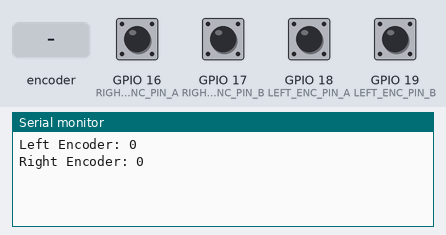
A sketch run on a simulated ESP32. Parts: the last lines printed to the serial monitor. The test bench sets the inputs (shaded band); at power-on: GPIO 16 (RIGHT_ENC_PIN_A), GPIO 17 (RIGHT_ENC_PIN_B), GPIO 18 (LEFT_ENC_PIN_A), GPIO 19 (LEFT_ENC_PIN_B) HIGH.

Above: at 1.2 s.
1.3 s: rotary encoder on GPIO 16 (RIGHT_ENC_PIN_A) / GPIO 19 (LEFT_ENC_PIN_B) turned 1 step (first pin leading)
At 2.9 s:
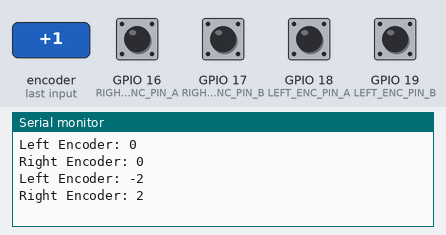
3.0 s: GPIO 17 (RIGHT_ENC_PIN_B) pulled LOW for 3.2 s
At 5.0 s:
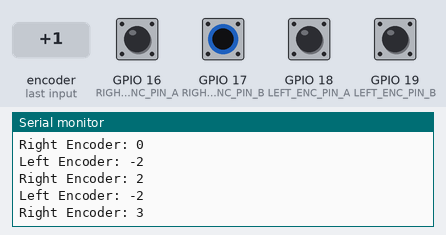
7.7 s: GPIO 18 (LEFT_ENC_PIN_A) pulled LOW for 1 s
Timing chart, 0 to 10.7 s (numbered marks = the images above; inputs shaded):
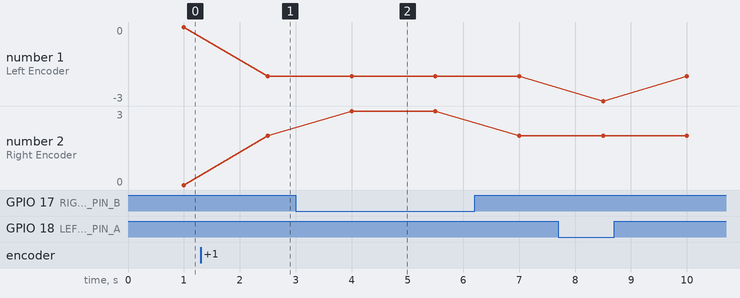

Measured:
- after the input at 1.3 s, the serial monitor: prints a new line after 1.2 s (image 1)
- after the input at 3.0 s, the serial monitor: prints a new line after 1.0 s (image 2)
- plotted number 1: 0 → -2 after the input at 1.3 s
- plotted number 2: 0 → 2 after the input at 1.3 s

The sketch:

encoder.ino
```cpp
#include <Arduino.h>

#define LEFT_ENC_PIN_A 18  // GPIO16
#define LEFT_ENC_PIN_B 19  // GPIO17
#define RIGHT_ENC_PIN_A 16 // GPIO18
#define RIGHT_ENC_PIN_B 17 // GPIO19

// Prototype Functions
long readEncoder(int i);
void resetEncoder(int i);
void resetEncoders();

volatile long left_enc_pos = 0L;
volatile long right_enc_pos = 0L;

// Encoder lookup table
static const int8_t ENC_STATES[] = {
  0,  1, -1,  0,
 -1,  0,  0,  1,
  1,  0,  0, -1,
  0, -1,  1,  0
};

// ISR for LEFT encoder
void IRAM_ATTR leftEncoderISR() {
  static uint8_t enc_last = 0;
  enc_last <<= 2; // Shift previous state two places
  enc_last |= ((digitalRead(LEFT_ENC_PIN_A) << 1) | digitalRead(LEFT_ENC_PIN_B)); // Read the current state
  left_enc_pos += ENC_STATES[(enc_last & 0x0F)];
}

// ISR for RIGHT encoder
void IRAM_ATTR rightEncoderISR() {
  static uint8_t enc_last = 0;
  enc_last <<= 2; // Shift previous state two places
  enc_last |= ((digitalRead(RIGHT_ENC_PIN_A) << 1) | digitalRead(RIGHT_ENC_PIN_B)); // Read the current state
  right_enc_pos += ENC_STATES[(enc_last & 0x0F)];
}

// Wrap the encoder reading function
long readEncoder(int i) {
  if (i == 0) return left_enc_pos; // LEFT encoder
  else return right_enc_pos; // RIGHT encoder
}

// Wrap the encoder reset function
void resetEncoder(int i) {
  if (i == 0) {
    left_enc_pos = 0L;
  } else {
    right_enc_pos = 0L;
  }
}

// Reset both encoders
void resetEncoders() {
  resetEncoder(0);
  resetEncoder(1);
}

void setup() {
  // Configure encoder pins
  pinMode(LEFT_ENC_PIN_A, INPUT_PULLUP);
  pinMode(LEFT_ENC_PIN_B, INPUT_PULLUP);
  pinMode(RIGHT_ENC_PIN_A, INPUT_PULLUP);
  pinMode(RIGHT_ENC_PIN_B, INPUT_PULLUP);

  // Attach interrupts for encoders
  attachInterrupt(digitalPinToInterrupt(LEFT_ENC_PIN_A), leftEncoderISR, CHANGE);
  attachInterrupt(digitalPinToInterrupt(LEFT_ENC_PIN_B), leftEncoderISR, CHANGE);
  attachInterrupt(digitalPinToInterrupt(RIGHT_ENC_PIN_A), rightEncoderISR, CHANGE);
  attachInterrupt(digitalPinToInterrupt(RIGHT_ENC_PIN_B), rightEncoderISR, CHANGE);
}

void loop() {
  // Example usage
  Serial.begin(115200);
  delay(1000);

  Serial.print("Left Encoder: ");
  Serial.println(readEncoder(0));
  Serial.print("Right Encoder: ");
  Serial.println(readEncoder(1));

  delay(500); // Simulate main loop delay
}
```
